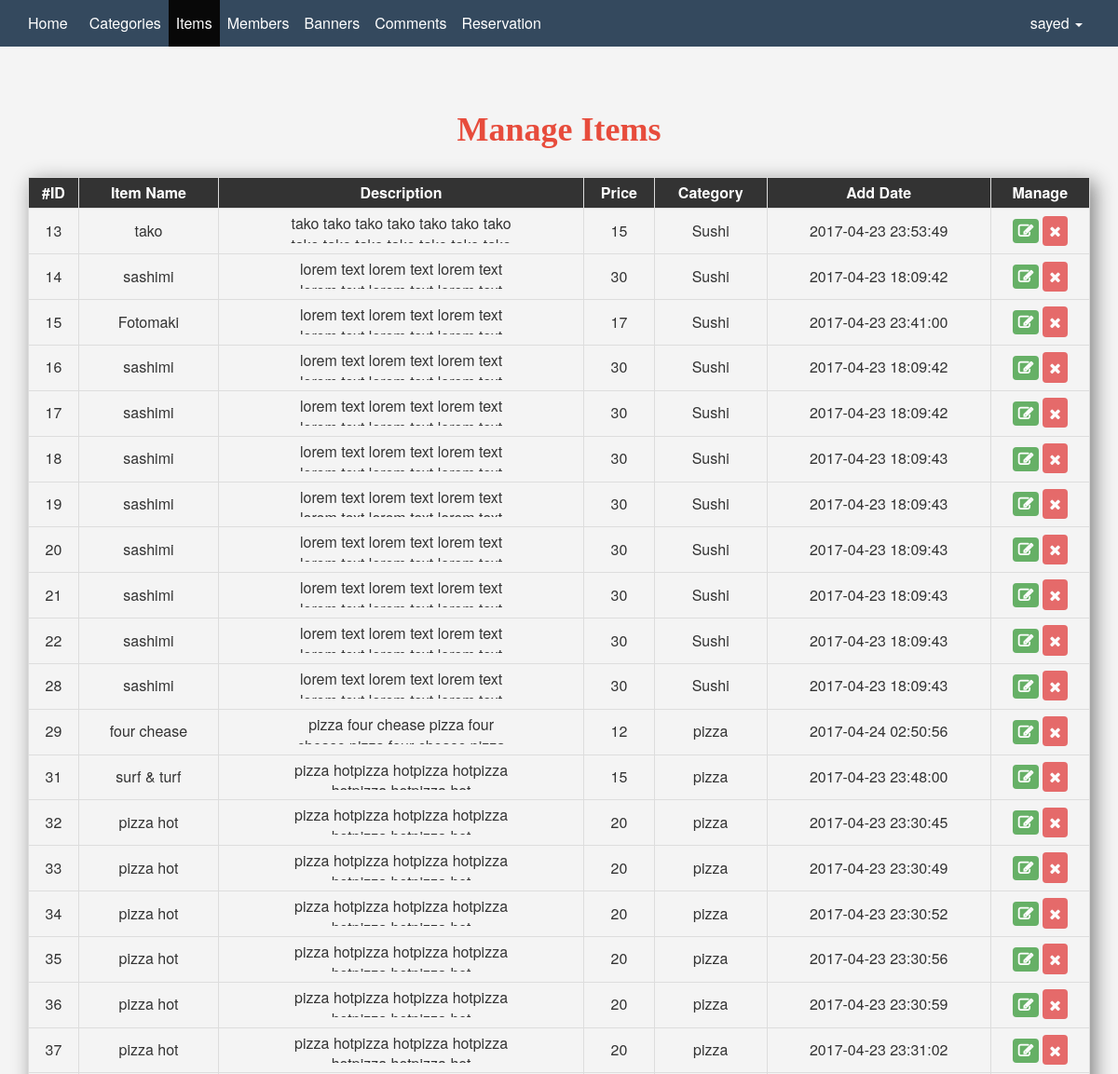
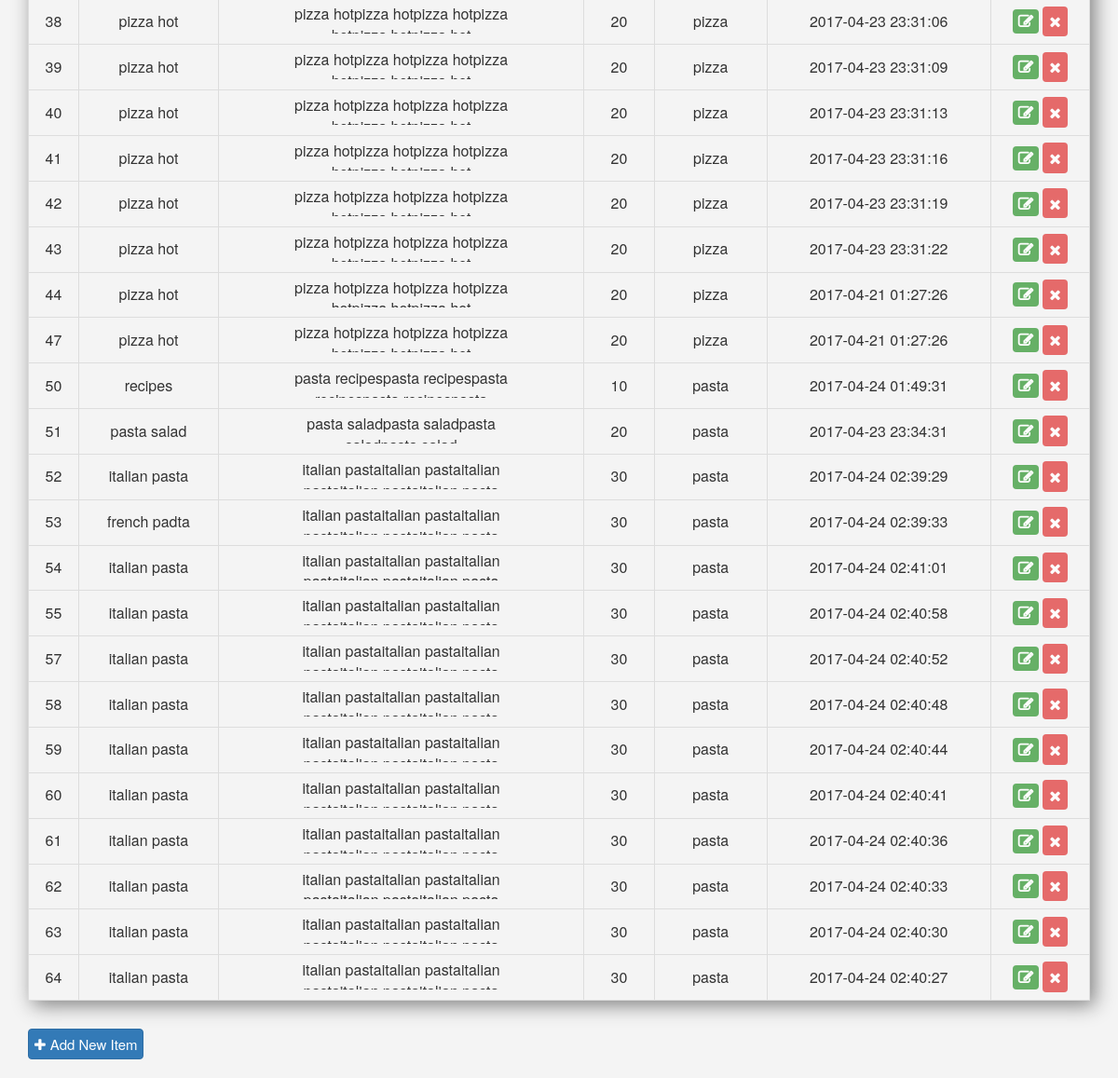
The page /admin/items.php (signed in) on the database its author committed (2 pictures, top to bottom).
### tables this page shows
CREATE TABLE `items` (
  `id` int(11) NOT NULL,
  `item_name` varchar(150) NOT NULL,
  `item_desc` varchar(255) NOT NULL,
  `price` varchar(150) NOT NULL,
  `add_date` timestamp NOT NULL DEFAULT CURRENT_TIMESTAMP ON UPDATE CURRENT_TIMESTAMP,
  `image` varchar(255) NOT NULL,
  `cat_id` int(11) NOT NULL,
  `url` varchar(255) NOT NULL
);

CREATE TABLE `categories` (
  `id` int(11) NOT NULL,
  `cat_name` varchar(100) NOT NULL,
  `cat_desc` text NOT NULL,
  `ordering` int(11) NOT NULL,
  `visability` tinyint(4) NOT NULL DEFAULT '0',
  `allow_comment` tinyint(4) NOT NULL DEFAULT '0',
  `allow_ads` tinyint(4) NOT NULL DEFAULT '0',
  `image` varchar(250) NOT NULL,
  `cat_date` timestamp NOT NULL DEFAULT CURRENT_TIMESTAMP ON UPDATE CURRENT_TIMESTAMP,
  `createdBy` varchar(100) NOT NULL,
  `url` varchar(255) NOT NULL
);

### admin/includes/functions/functions.php (called while the page is built, shortened)
<?php
function autoload($class){
    $directory=array('', './includes/classes/', 'classes/', '../includes/classes/', '../classes/');
    $nameFormat=array('%s.php');
    foreach ($directory as $dir){
        foreach ($nameFormat as $format) {
            $path= $dir.sprintf($format,$class);
            if(file_exists($path)){
                return;
            }
        }
    }
}

### admin/includes/classes/database.php (called while the page is built, shortened)
<?php
class database{
    private $con;
    function connect(){
        $dns="mysql:host=localhost;dbname=restaurant";
        $user="root";
        $password="";
        $option =array(
        PDO::MYSQL_ATTR_INIT_COMMAND =>"SET NAMES utf8"
        );
        try {
            $this->con = new PDO($dns,$user,$password,$option);
            $this->con->setAttribute(PDO::ATTR_ERRMODE, PDO::ERRMODE_EXCEPTION);
        } catch (Exception $ex) {
            echo 'Falied to connect '.$ex->getMessage();
        }
        }
        function select($select,$tablename,$query="",$data=""){
            $stm= $this->con->prepare("SELECT $select FROM $tablename $query");
            if (is_array($data)) {
            $stm->execute($data);
        } else {
            $stm->execute();
        }
            $rows=$stm->fetchAll();
            return $rows;
        }
}

### admin/items.php (the view, shortened to what this page needs)
<?php
if(isset($_SESSION["admin"])){
    $do=(isset($_GET["do"]))?$_GET['do']:"manage";
    include './ini.php';
    echo '<div class="container mem">';
        if($do=="manage"){
              $d1=new database();
              $query="INNER JOIN categories ON categories.id=items.cat_id";
        $members=$d1->select("items.*,categories.cat_name", "items", $query);
       if(!empty($members)){
        ?>
<div class="maintable">
    <h1 class="text-center shadowhead">Manage Items</h1>
    <table class="table table-bordered table-responsive table-hover">
        <tr>
            <th>#ID</th>
            <th>Item Name</th>
            <th>Description</th>
            <th>Price</th>
            <th>Category</th>
            <th>Add Date</th>
            <th>Manage</th>
        </tr>
        <?php
                foreach($members as $mem ){
             $users= <<<MEMBERS
        <tr>
             <td>{$mem['id']}</td>
             <td>{$mem['item_name']}</td>
             <td><span class="tab-wide">{$mem['item_desc']}</span></td>
             <td>{$mem['price']}</td>
             <td>{$mem['cat_name']}</td>
             <td>{$mem['add_date']}</td>
             <td>
                 <a href="items.php?do=edit&id={$mem['id']}" ><i class="fa fa-edit edit"></i></a>
                 <a href="items.php?do=delete&id={$mem['id']}" class="confirm delete"><i class="fa fa-remove"></i></a>
             </td>
        </tr>
MEMBERS;
                 echo $users;
        }
        ?>
    </table>
    <a href="items.php?do=add" class="btn btn-primary"><i class="fa fa-plus"></i>Add New Item</a>
</div>
<?php
 } else {
             echo '<div class="empty-rec">This Page is not have any record</div>';
        }
    } else {
        redirect("","back",0);
    }
    echo '</div>';
        include $tem."footer.php";
} else {
    header("Location:index.php");
exit();
}

### admin/layout/css/backend.css (style rules this page uses)
body { background-color: #f4f4f4; font-size: 16px }
.edit { background-color: rgba(0, 128, 0, 0.73); color: #FFF; padding: 5px 6px; border-radius: 4px; font-weight: bold; opacity: 0.8; transition: opacity 0.7s ease; }
.delete { transition: opacity 0.5s ease; padding: 4.7px 7px; background-color: rgba(220, 31, 31, 0.81); color: #FFF; border-radius: 4px; font-weight: bold; opacity: 0.8 }
.mem { margin-top: 50px }
.maintable th,.maintable td { text-align: center }
.maintable:first-child th { background-color: #333; color: #FFF; }
.shadowhead { color: #e74c3c; font-weight: bold; margin-bottom: 30px; font-family: tahoma; }
table { box-shadow: 5px 5px 20px gray; }
.table>tbody>tr>td, .table>tbody>tr>th, .table>tfoot>tr>td, .table>tfoot>tr>th, .table>thead>tr>td, .table>thead>tr>th { vertical-align: middle; padding: 5px; }
.maintable .btn { padding: 5px 6px; font-size: 15px; margin-bottom: 20px; }
table td .tab-wide { display: inline-block; max-width: 250px; word-wrap: break-word; max-height: 32px; overflow: auto }
.maintable .btn { margin-top: 10px }
.maintable .btn i { margin-right: 5px }

### rows shown on the page
items: id "13", item_name "tako", item_desc "tako tako tako tako tako tako tako…", price "15", cat.cat_name "Sushi", add_date "2017-04-23 23:53:49"
items: id "14", item_name "sashimi", item_desc "lorem text lorem text lorem text…", price "30", cat.cat_name "Sushi", add_date "2017-04-23 18:09:42"
items: id "15", item_name "Fotomaki", item_desc "lorem text lorem text lorem text…", price "17", cat.cat_name "Sushi", add_date "2017-04-23 23:41:00"
items: id "16", item_name "sashimi", item_desc "lorem text lorem text lorem text…", price "30", cat.cat_name "Sushi", add_date "2017-04-23 18:09:42"
items: id "17", item_name "sashimi", item_desc "lorem text lorem text lorem text…", price "30", cat.cat_name "Sushi", add_date "2017-04-23 18:09:42"
items: id "18", item_name "sashimi", item_desc "lorem text lorem text lorem text…", price "30", cat.cat_name "Sushi", add_date "2017-04-23 18:09:43"
items: id "19", item_name "sashimi", item_desc "lorem text lorem text lorem text…", price "30", cat.cat_name "Sushi", add_date "2017-04-23 18:09:43"
items: id "20", item_name "sashimi", item_desc "lorem text lorem text lorem text…", price "30", cat.cat_name "Sushi", add_date "2017-04-23 18:09:43"
items: id "21", item_name "sashimi", item_desc "lorem text lorem text lorem text…", price "30", cat.cat_name "Sushi", add_date "2017-04-23 18:09:43"
items: id "22", item_name "sashimi", item_desc "lorem text lorem text lorem text…", price "30", cat.cat_name "Sushi", add_date "2017-04-23 18:09:43"
items: id "28", item_name "sashimi", item_desc "lorem text lorem text lorem text…", price "30", cat.cat_name "Sushi", add_date "2017-04-23 18:09:43"
items: id "29", item_name "four chease", item_desc "pizza four chease pizza four…", price "12", cat.cat_name "pizza", add_date "2017-04-24 02:50:56"
items: id "31", item_name "surf & turf", item_desc "pizza hotpizza hotpizza hotpizza…", price "15", cat.cat_name "pizza", add_date "2017-04-23 23:48:00"
items: id "32", item_name "pizza hot", item_desc "pizza hotpizza hotpizza hotpizza…", price "20", cat.cat_name "pizza", add_date "2017-04-23 23:30:45"
items: id "33", item_name "pizza hot", item_desc "pizza hotpizza hotpizza hotpizza…", price "20", cat.cat_name "pizza", add_date "2017-04-23 23:30:49"
items: id "34", item_name "pizza hot", item_desc "pizza hotpizza hotpizza hotpizza…", price "20", cat.cat_name "pizza", add_date "2017-04-23 23:30:52"
items: id "35", item_name "pizza hot", item_desc "pizza hotpizza hotpizza hotpizza…", price "20", cat.cat_name "pizza", add_date "2017-04-23 23:30:56"
items: id "36", item_name "pizza hot", item_desc "pizza hotpizza hotpizza hotpizza…", price "20", cat.cat_name "pizza", add_date "2017-04-23 23:30:59"
items: id "37", item_name "pizza hot", item_desc "pizza hotpizza hotpizza hotpizza…", price "20", cat.cat_name "pizza", add_date "2017-04-23 23:31:02"
items: id "38", item_name "pizza hot", item_desc "pizza hotpizza hotpizza hotpizza…", price "20", cat.cat_name "pizza", add_date "2017-04-23 23:31:06"
items: id "39", item_name "pizza hot", item_desc "pizza hotpizza hotpizza hotpizza…", price "20", cat.cat_name "pizza", add_date "2017-04-23 23:31:09"
items: id "40", item_name "pizza hot", item_desc "pizza hotpizza hotpizza hotpizza…", price "20", cat.cat_name "pizza", add_date "2017-04-23 23:31:13"
items: id "41", item_name "pizza hot", item_desc "pizza hotpizza hotpizza hotpizza…", price "20", cat.cat_name "pizza", add_date "2017-04-23 23:31:16"
items: id "42", item_name "pizza hot", item_desc "pizza hotpizza hotpizza hotpizza…", price "20", cat.cat_name "pizza", add_date "2017-04-23 23:31:19"
items: id "43", item_name "pizza hot", item_desc "pizza hotpizza hotpizza hotpizza…", price "20", cat.cat_name "pizza", add_date "2017-04-23 23:31:22"
items: id "44", item_name "pizza hot", item_desc "pizza hotpizza hotpizza hotpizza…", price "20", cat.cat_name "pizza", add_date "2017-04-21 01:27:26"
items: id "47", item_name "pizza hot", item_desc "pizza hotpizza hotpizza hotpizza…", price "20", cat.cat_name "pizza", add_date "2017-04-21 01:27:26"
items: id "50", item_name "recipes", item_desc "pasta recipespasta recipespasta…", price "10", cat.cat_name "pasta", add_date "2017-04-24 01:49:31"
items: id "51", item_name "pasta salad", item_desc "pasta saladpasta saladpasta…", price "20", cat.cat_name "pasta", add_date "2017-04-23 23:34:31"
items: id "52", item_name "italian pasta", item_desc "italian pastaitalian pastaitalian…", price "30", cat.cat_name "pasta", add_date "2017-04-24 02:39:29"
items: id "53", item_name "french padta", item_desc "italian pastaitalian pastaitalian…", price "30", cat.cat_name "pasta", add_date "2017-04-24 02:39:33"
items: id "54", item_name "italian pasta", item_desc "italian pastaitalian pastaitalian…", price "30", cat.cat_name "pasta", add_date "2017-04-24 02:41:01"
items: id "55", item_name "italian pasta", item_desc "italian pastaitalian pastaitalian…", price "30", cat.cat_name "pasta", add_date "2017-04-24 02:40:58"
items: id "57", item_name "italian pasta", item_desc "italian pastaitalian pastaitalian…", price "30", cat.cat_name "pasta", add_date "2017-04-24 02:40:52"
items: id "58", item_name "italian pasta", item_desc "italian pastaitalian pastaitalian…", price "30", cat.cat_name "pasta", add_date "2017-04-24 02:40:48"
items: id "59", item_name "italian pasta", item_desc "italian pastaitalian pastaitalian…", price "30", cat.cat_name "pasta", add_date "2017-04-24 02:40:44"
items: id "60", item_name "italian pasta", item_desc "italian pastaitalian pastaitalian…", price "30", cat.cat_name "pasta", add_date "2017-04-24 02:40:41"
items: id "61", item_name "italian pasta", item_desc "italian pastaitalian pastaitalian…", price "30", cat.cat_name "pasta", add_date "2017-04-24 02:40:36"
items: id "62", item_name "italian pasta", item_desc "italian pastaitalian pastaitalian…", price "30", cat.cat_name "pasta", add_date "2017-04-24 02:40:33"
items: id "63", item_name "italian pasta", item_desc "italian pastaitalian pastaitalian…", price "30", cat.cat_name "pasta", add_date "2017-04-24 02:40:30"
items: id "64", item_name "italian pasta", item_desc "italian pastaitalian pastaitalian…", price "30", cat.cat_name "pasta", add_date "2017-04-24 02:40:27"

### other values the page prints
lang("BRAND") "Home"
lang("SECTIONS") "Categories"
lang("ITEMS") "Items"
lang("MEMBERS") "Members"
lang("STAT") "Banners"
lang("LOG") "Comments"
lang("Reservation") "Reservation"
lang("ADMIN_NAME") "sayed"
